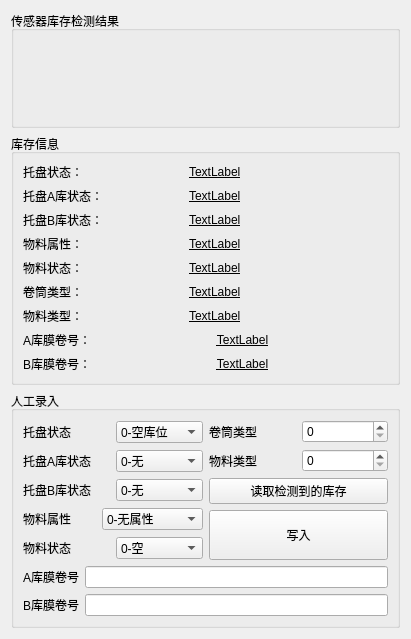
<?xml version="1.0" encoding="UTF-8"?>
<ui version="4.0">
 <class>Form</class>
 <widget class="QWidget" name="Form">
  <property name="geometry">
   <rect>
    <x>0</x>
    <y>0</y>
    <width>411</width>
    <height>639</height>
   </rect>
  </property>
  <property name="windowTitle">
   <string>Form</string>
  </property>
  <layout class="QVBoxLayout" name="verticalLayout_6" stretch="1,1,1">
   <item>
    <widget class="QGroupBox" name="groupBox_display">
     <property name="title">
      <string>传感器库存检测结果</string>
     </property>
    </widget>
   </item>
   <item>
    <widget class="QGroupBox" name="groupBox">
     <property name="title">
      <string>库存信息</string>
     </property>
     <layout class="QVBoxLayout" name="verticalLayout_2">
      <item>
       <layout class="QHBoxLayout" name="horizontalLayout_8">
        <item>
         <layout class="QVBoxLayout" name="verticalLayout">
          <item>
           <layout class="QHBoxLayout" name="horizontalLayout">
            <item>
             <widget class="QLabel" name="label">
              <property name="text">
               <string>托盘状态：</string>
              </property>
             </widget>
            </item>
            <item>
             <widget class="QLabel" name="label_Rack_TrayStatus">
              <property name="font">
               <font>
                <underline>true</underline>
               </font>
              </property>
              <property name="text">
               <string>TextLabel</string>
              </property>
             </widget>
            </item>
           </layout>
          </item>
          <item>
           <layout class="QHBoxLayout" name="horizontalLayout_3">
            <item>
             <widget class="QLabel" name="label_5">
              <property name="text">
               <string>托盘A库状态：</string>
              </property>
             </widget>
            </item>
            <item>
             <widget class="QLabel" name="label_Rack_TrayStatusA">
              <property name="font">
               <font>
                <underline>true</underline>
               </font>
              </property>
              <property name="text">
               <string>TextLabel</string>
              </property>
             </widget>
            </item>
           </layout>
          </item>
          <item>
           <layout class="QHBoxLayout" name="horizontalLayout_4">
            <item>
             <widget class="QLabel" name="label_7">
              <property name="text">
               <string>托盘B库状态：</string>
              </property>
             </widget>
            </item>
            <item>
             <widget class="QLabel" name="label_Rack_TrayStatusB">
              <property name="font">
               <font>
                <underline>true</underline>
               </font>
              </property>
              <property name="text">
               <string>TextLabel</string>
              </property>
             </widget>
            </item>
           </layout>
          </item>
          <item>
           <layout class="QHBoxLayout" name="horizontalLayout_2">
            <item>
             <widget class="QLabel" name="label_3">
              <property name="text">
               <string>物料属性：</string>
              </property>
             </widget>
            </item>
            <item>
             <widget class="QLabel" name="label_Rack_MaterialAttribute">
              <property name="font">
               <font>
                <underline>true</underline>
               </font>
              </property>
              <property name="text">
               <string>TextLabel</string>
              </property>
             </widget>
            </item>
           </layout>
          </item>
          <item>
           <layout class="QHBoxLayout" name="horizontalLayout_5">
            <item>
             <widget class="QLabel" name="label_9">
              <property name="text">
               <string>物料状态：</string>
              </property>
             </widget>
            </item>
            <item>
             <widget class="QLabel" name="label_Rack_MaterialState">
              <property name="font">
               <font>
                <underline>true</underline>
               </font>
              </property>
              <property name="text">
               <string>TextLabel</string>
              </property>
             </widget>
            </item>
           </layout>
          </item>
          <item>
           <layout class="QHBoxLayout" name="horizontalLayout_7">
            <item>
             <widget class="QLabel" name="label_13">
              <property name="text">
               <string>卷筒类型：</string>
              </property>
             </widget>
            </item>
            <item>
             <widget class="QLabel" name="label_Rack_RollerType">
              <property name="font">
               <font>
                <underline>true</underline>
               </font>
              </property>
              <property name="text">
               <string>TextLabel</string>
              </property>
             </widget>
            </item>
           </layout>
          </item>
          <item>
           <layout class="QHBoxLayout" name="horizontalLayout_6">
            <item>
             <widget class="QLabel" name="label_11">
              <property name="text">
               <string>物料类型：</string>
              </property>
             </widget>
            </item>
            <item>
             <widget class="QLabel" name="label_Rack_MaterialType">
              <property name="font">
               <font>
                <underline>true</underline>
               </font>
              </property>
              <property name="text">
               <string>TextLabel</string>
              </property>
             </widget>
            </item>
           </layout>
          </item>
         </layout>
        </item>
        <item>
         <spacer name="horizontalSpacer">
          <property name="orientation">
           <enum>Qt::Orientation::Horizontal</enum>
          </property>
          <property name="sizeType">
           <enum>QSizePolicy::Policy::Preferred</enum>
          </property>
          <property name="sizeHint" stdset="0">
           <size>
            <width>40</width>
            <height>20</height>
           </size>
          </property>
         </spacer>
        </item>
       </layout>
      </item>
      <item>
       <layout class="QHBoxLayout" name="horizontalLayout_9" stretch="0,0">
        <item>
         <widget class="QLabel" name="label_15">
          <property name="text">
           <string>A库膜卷号：</string>
          </property>
         </widget>
        </item>
        <item>
         <widget class="QLabel" name="label_Rack_RollerNumberA">
          <property name="sizePolicy">
           <sizepolicy hsizetype="Expanding" vsizetype="Preferred">
            <horstretch>0</horstretch>
            <verstretch>0</verstretch>
           </sizepolicy>
          </property>
          <property name="font">
           <font>
            <underline>true</underline>
           </font>
          </property>
          <property name="text">
           <string>TextLabel</string>
          </property>
          <property name="alignment">
           <set>Qt::AlignmentFlag::AlignCenter</set>
          </property>
         </widget>
        </item>
       </layout>
      </item>
      <item>
       <layout class="QHBoxLayout" name="horizontalLayout_10">
        <item>
         <widget class="QLabel" name="label_17">
          <property name="text">
           <string>B库膜卷号：</string>
          </property>
         </widget>
        </item>
        <item>
         <widget class="QLabel" name="label_Rack_RollerNumberB">
          <property name="sizePolicy">
           <sizepolicy hsizetype="Expanding" vsizetype="Preferred">
            <horstretch>0</horstretch>
            <verstretch>0</verstretch>
           </sizepolicy>
          </property>
          <property name="font">
           <font>
            <underline>true</underline>
           </font>
          </property>
          <property name="text">
           <string>TextLabel</string>
          </property>
          <property name="alignment">
           <set>Qt::AlignmentFlag::AlignCenter</set>
          </property>
         </widget>
        </item>
       </layout>
      </item>
      <item>
       <spacer name="verticalSpacer_2">
        <property name="orientation">
         <enum>Qt::Orientation::Vertical</enum>
        </property>
        <property name="sizeHint" stdset="0">
         <size>
          <width>20</width>
          <height>40</height>
         </size>
        </property>
       </spacer>
      </item>
     </layout>
    </widget>
   </item>
   <item>
    <widget class="QGroupBox" name="groupBox_2">
     <property name="title">
      <string>人工录入</string>
     </property>
     <layout class="QVBoxLayout" name="verticalLayout_5">
      <item>
       <layout class="QHBoxLayout" name="horizontalLayout_20">
        <item>
         <layout class="QVBoxLayout" name="verticalLayout_3">
          <item>
           <layout class="QHBoxLayout" name="horizontalLayout_11">
            <item>
             <widget class="QLabel" name="label_19">
              <property name="text">
               <string>托盘状态</string>
              </property>
             </widget>
            </item>
            <item>
             <widget class="QComboBox" name="comboBox_Rack_TrayStatus_w">
              <item>
               <property name="text">
                <string>0-空库位</string>
               </property>
              </item>
              <item>
               <property name="text">
                <string>1-空托盘</string>
               </property>
              </item>
              <item>
               <property name="text">
                <string>2-单空筒</string>
               </property>
              </item>
              <item>
               <property name="text">
                <string>3-双空筒</string>
               </property>
              </item>
              <item>
               <property name="text">
                <string>4-单实料</string>
               </property>
              </item>
              <item>
               <property name="text">
                <string>5-双实料</string>
               </property>
              </item>
             </widget>
            </item>
           </layout>
          </item>
          <item>
           <layout class="QHBoxLayout" name="horizontalLayout_13">
            <item>
             <widget class="QLabel" name="label_21">
              <property name="text">
               <string>托盘A库状态</string>
              </property>
             </widget>
            </item>
            <item>
             <widget class="QComboBox" name="comboBox_Rack_TrayStatusA_w">
              <item>
               <property name="text">
                <string>0-无</string>
               </property>
              </item>
              <item>
               <property name="text">
                <string>1-空库位</string>
               </property>
              </item>
              <item>
               <property name="text">
                <string>2-空卷筒</string>
               </property>
              </item>
              <item>
               <property name="text">
                <string>3-有实料</string>
               </property>
              </item>
             </widget>
            </item>
           </layout>
          </item>
          <item>
           <layout class="QHBoxLayout" name="horizontalLayout_14">
            <item>
             <widget class="QLabel" name="label_22">
              <property name="text">
               <string>托盘B库状态</string>
              </property>
             </widget>
            </item>
            <item>
             <widget class="QComboBox" name="comboBox_Rack_TrayStatusB_w">
              <item>
               <property name="text">
                <string>0-无</string>
               </property>
              </item>
              <item>
               <property name="text">
                <string>1-空库位</string>
               </property>
              </item>
              <item>
               <property name="text">
                <string>2-空卷筒</string>
               </property>
              </item>
              <item>
               <property name="text">
                <string>3-有实料</string>
               </property>
              </item>
             </widget>
            </item>
           </layout>
          </item>
          <item>
           <layout class="QHBoxLayout" name="horizontalLayout_12">
            <item>
             <widget class="QLabel" name="label_20">
              <property name="text">
               <string>物料属性</string>
              </property>
             </widget>
            </item>
            <item>
             <widget class="QComboBox" name="comboBox_Rack_MaterialAttribute_w">
              <item>
               <property name="text">
                <string>0-无属性</string>
               </property>
              </item>
              <item>
               <property name="text">
                <string>1-亮面顺时针</string>
               </property>
              </item>
              <item>
               <property name="text">
                <string>2-亮面逆时针</string>
               </property>
              </item>
              <item>
               <property name="text">
                <string>3-暗面顺时针</string>
               </property>
              </item>
              <item>
               <property name="text">
                <string>4-暗面逆时针</string>
               </property>
              </item>
             </widget>
            </item>
           </layout>
          </item>
          <item>
           <layout class="QHBoxLayout" name="horizontalLayout_15">
            <item>
             <widget class="QLabel" name="label_23">
              <property name="text">
               <string>物料状态</string>
              </property>
             </widget>
            </item>
            <item>
             <widget class="QComboBox" name="comboBox_Rack_MaterialState_w">
              <item>
               <property name="text">
                <string>0-空</string>
               </property>
              </item>
              <item>
               <property name="text">
                <string>1-NG</string>
               </property>
              </item>
              <item>
               <property name="text">
                <string>2-OK</string>
               </property>
              </item>
             </widget>
            </item>
           </layout>
          </item>
         </layout>
        </item>
        <item>
         <layout class="QVBoxLayout" name="verticalLayout_4">
          <item>
           <layout class="QHBoxLayout" name="horizontalLayout_16">
            <item>
             <widget class="QLabel" name="label_24">
              <property name="text">
               <string>卷筒类型</string>
              </property>
             </widget>
            </item>
            <item>
             <widget class="QSpinBox" name="spinBox_Rack_RollerType_w">
              <property name="maximum">
               <number>999</number>
              </property>
             </widget>
            </item>
           </layout>
          </item>
          <item>
           <layout class="QHBoxLayout" name="horizontalLayout_17">
            <item>
             <widget class="QLabel" name="label_25">
              <property name="text">
               <string>物料类型</string>
              </property>
             </widget>
            </item>
            <item>
             <widget class="QSpinBox" name="spinBox_Rack_MaterialType_w">
              <property name="maximum">
               <number>999</number>
              </property>
             </widget>
            </item>
           </layout>
          </item>
          <item>
           <widget class="QPushButton" name="pushButton_write_prev">
            <property name="text">
             <string>读取检测到的库存</string>
            </property>
           </widget>
          </item>
          <item>
           <spacer name="verticalSpacer">
            <property name="orientation">
             <enum>Qt::Orientation::Vertical</enum>
            </property>
            <property name="sizeHint" stdset="0">
             <size>
              <width>20</width>
              <height>40</height>
             </size>
            </property>
           </spacer>
          </item>
          <item>
           <widget class="QPushButton" name="pushButton_write">
            <property name="minimumSize">
             <size>
              <width>0</width>
              <height>50</height>
             </size>
            </property>
            <property name="maximumSize">
             <size>
              <width>16777215</width>
              <height>100</height>
             </size>
            </property>
            <property name="text">
             <string>写入</string>
            </property>
           </widget>
          </item>
         </layout>
        </item>
       </layout>
      </item>
      <item>
       <layout class="QHBoxLayout" name="horizontalLayout_19">
        <item>
         <widget class="QLabel" name="label_27">
          <property name="text">
           <string>A库膜卷号</string>
          </property>
         </widget>
        </item>
        <item>
         <widget class="QLineEdit" name="lineEdit_Rack_RollerNumberA_w">
          <property name="maxLength">
           <number>30</number>
          </property>
         </widget>
        </item>
       </layout>
      </item>
      <item>
       <layout class="QHBoxLayout" name="horizontalLayout_18">
        <item>
         <widget class="QLabel" name="label_26">
          <property name="text">
           <string>B库膜卷号</string>
          </property>
         </widget>
        </item>
        <item>
         <widget class="QLineEdit" name="lineEdit_Rack_RollerNumberB_w">
          <property name="maxLength">
           <number>30</number>
          </property>
         </widget>
        </item>
       </layout>
      </item>
      <item>
       <spacer name="verticalSpacer_3">
        <property name="orientation">
         <enum>Qt::Orientation::Vertical</enum>
        </property>
        <property name="sizeHint" stdset="0">
         <size>
          <width>20</width>
          <height>40</height>
         </size>
        </property>
       </spacer>
      </item>
     </layout>
    </widget>
   </item>
  </layout>
 </widget>
 <resources/>
 <connections/>
</ui>
